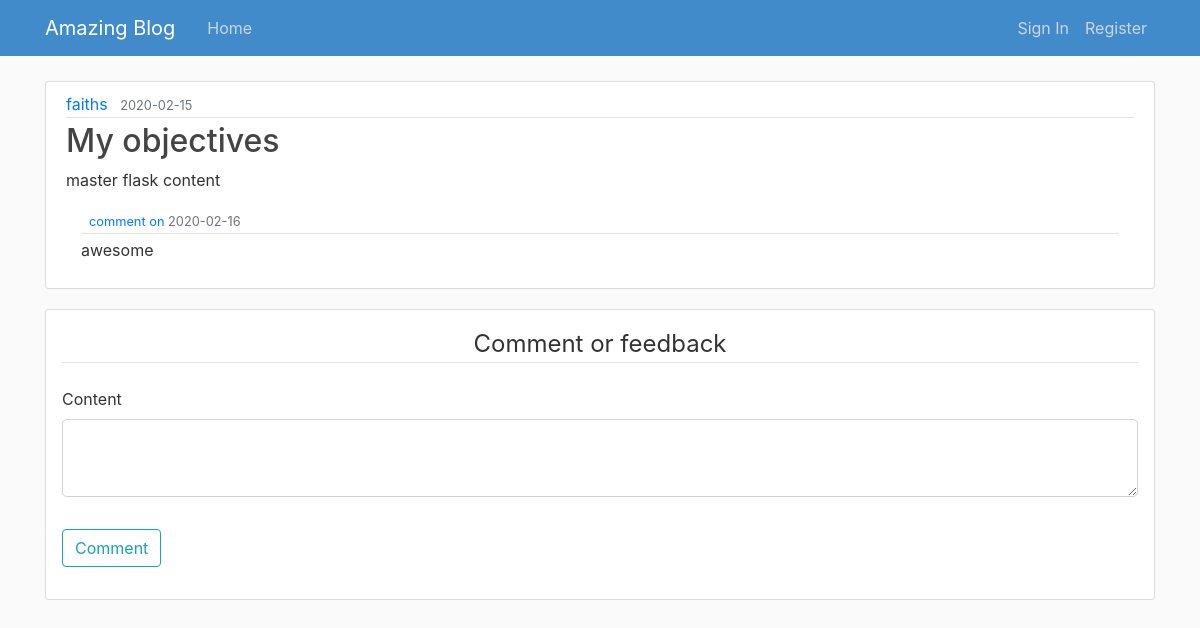
/post/1, run on an earlier commit of the app's database.
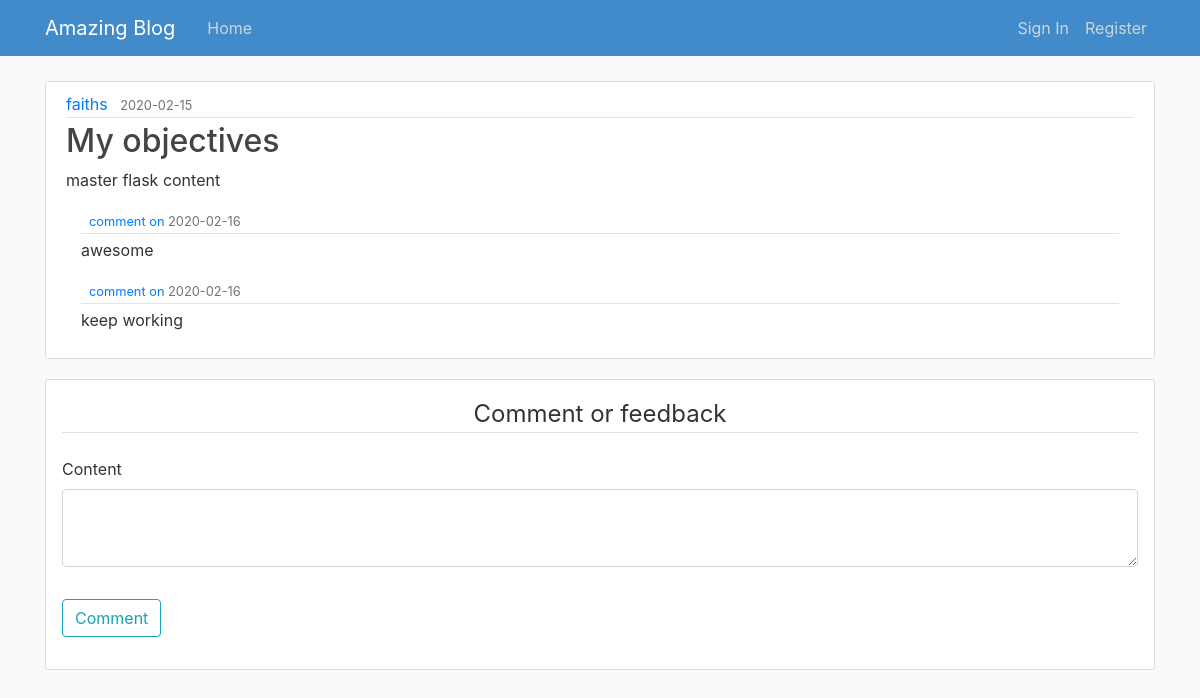
And on a later commit of the database.
### blog/models.py (models this page shows, shortened)
class User(db.Model,UserMixin):
    id=db.Column(db.Integer,primary_key=True)
    username=db.Column(db.String(20),unique=True,nullable=False)
    email=db.Column(db.String(120),unique=True,nullable=False)
    password=db.Column(db.String(60),nullable=False)
    posts=db.relationship('Post',backref='author',lazy=True)

class Post(db.Model):
    id=db.Column(db.Integer,primary_key=True)
    title=db.Column(db.String(100),nullable=False)
    date_posted=db.Column(db.DateTime,nullable=False,default=datetime.utcnow)
    content=db.Column(db.Text,nullable=False)
    user_id=db.Column(db.Integer,db.ForeignKey('user.id'),nullable=False)

class Comment(db.Model):
    id = db.Column(db.Integer, primary_key=True)
    date_posted = db.Column(db.DateTime, nullable=False,
                            default=datetime.utcnow)
    content = db.Column(db.Text, nullable=False)

### blog/routes.py (the view)
@app.route("/post/<int:post_id>", methods=['GET', 'POST'])
def post(post_id):
    post = Post.query.get_or_404(post_id)
    form = CommentForm()
    comments=Comment.query.all()
    if form.validate_on_submit():
        comment = Comment(content=form.content.data)
        db.session.add(comment)
        db.session.commit()
        flash('Your comment has been posted!', 'primary')
        return redirect(url_for('home'))
    return render_template('blog.html', title=post.title, post=post,form=form,comments=comments)

### blog/forms.py
class CommentForm(FlaskForm):
    content = TextAreaField("Content", validators=[DataRequired()])
    submit = SubmitField("Comment")

### blog/templates/blog.html (shortened to what this page needs)
{% extends "design.html" %}
{% block content %}
<article class="media content-section">
    <div class="media-body">
        <div class="article-metadata">
            <a class="mr-2" href="#">{{ post.author.username }}</a>
            <small class="text-muted">{{ post.date_posted.strftime('%Y-%m-%d') }}</small>
        </div>
        <h2 class="article-title">{{ post.title }}</h2>
        <p class="article-content">{{ post.content }}</p>
        <div>
            {% for comment in comments %}
            <div class="container mt-2 mb-3">
                <div class="">
                    <div class="media-body">
                        <div class="article-metadata">
                            <small class="text-muted">
                                <a href="{{url_for('account')}}">comment on</a>
                                {{ comment.date_posted.strftime('%Y-%m-%d') }}</small>
                        </div>
                        <p class="article-content">{{ comment.content }}</p>
                    </div>
                </div>
            </div>
            {% endfor %}
        </div>
    </div>
</article>
<div class="content-section p-3">
    <form action="" method="POST">
        <fieldset class="form-group">
            <legend class="border-bottom mb-4 mt-5 text-center">Comment or feedback</legend>
            <div class="form-group">
                {{ form.content.label(class="form-control-label") }}
                {% if form.content.errors %}
                {{ form.content(class="form-control form-control-lg is-invalid") }}
                <div class="invalid-feedback">
                    {% for error in form.content.errors %}
                    <span>{{ error }}</span>
                    {% endfor %}
                </div>
                {% else %}
                {{ form.content(class="form-control form-control-lg") }}
                {% endif %}
            </div>
        </fieldset>
        <div class="form-group">
            {{form.submit(class="btn btn-outline-info")}}
        </div>
    </form>
    {% endblock content %}

### blog/templates/design.html (shortened to what this page needs)
<!DOCTYPE html>
<html>
<head>
    <link rel="stylesheet" href="https://maxcdn.bootstrapcdn.com/bootstrap/4.0.0/css/bootstrap.min.css"
>
    <link rel="stylesheet" type="text/css" href="{{ url_for('static', filename='main.css') }}">
</head>
<body>
    <header class="site-header">
        <nav class="navbar navbar-expand-md navbar-dark bg-steel fixed-top">
            <div class="container">
                <a class="navbar-brand mr-4" href="/">Amazing Blog</a>
                <div class="collapse navbar-collapse" id="navbarToggle">
                    <div class="navbar-nav mr-auto">
                        <a class="nav-item nav-link" href="{{ url_for('home') }}">Home</a>
                    </div>
                    <div class="navbar-nav">
                        {% if current_user.is_authenticated %}
                        <a class="nav-item nav-link" href="{{ url_for('new_post') }}">Create Blog</a>
                        <a class="nav-item nav-link" href="{{ url_for('account') }}">Profile</a>
                        <a class="nav-item nav-link" href="{{ url_for('logout') }}">Logout</a>
                        {% else %}
                        <a class="nav-item nav-link" href="{{ url_for('login') }}">Sign In</a>
                        <a class="nav-item nav-link" href="{{ url_for('register') }}">Register</a>
                        {% endif %}
                    </div>
                </div>
            </div>
        </nav>
    </header>
    <main role="main" class="container">
        <div class="row">
            <div class="col-md-8">
            </div>
        </div>
        {% block content %}{% endblock %}
    </main>
</body>
</html>

### blog/static/main.css (style rules this page uses)
body { background: #fafafa; color: #333333; margin-top: 5rem; }
h1, h2, h3, h4, h5, h6 { color: #444444; }
.bg-steel { background-color:#428bca; }
.site-header .navbar-nav .nav-link { color: #cbd5db; }
.content-section { background: #ffffff; padding: 10px 20px; border: 1px solid #dddddd; border-radius: 3px; margin-bottom: 20px; }
.article-metadata { padding-bottom: 1px; margin-bottom: 4px; border-bottom: 1px solid #e3e3e3 }

What changed in the data, as far as the page shows it:
added Comment: date_posted "2020-02-16", content "keep working"
